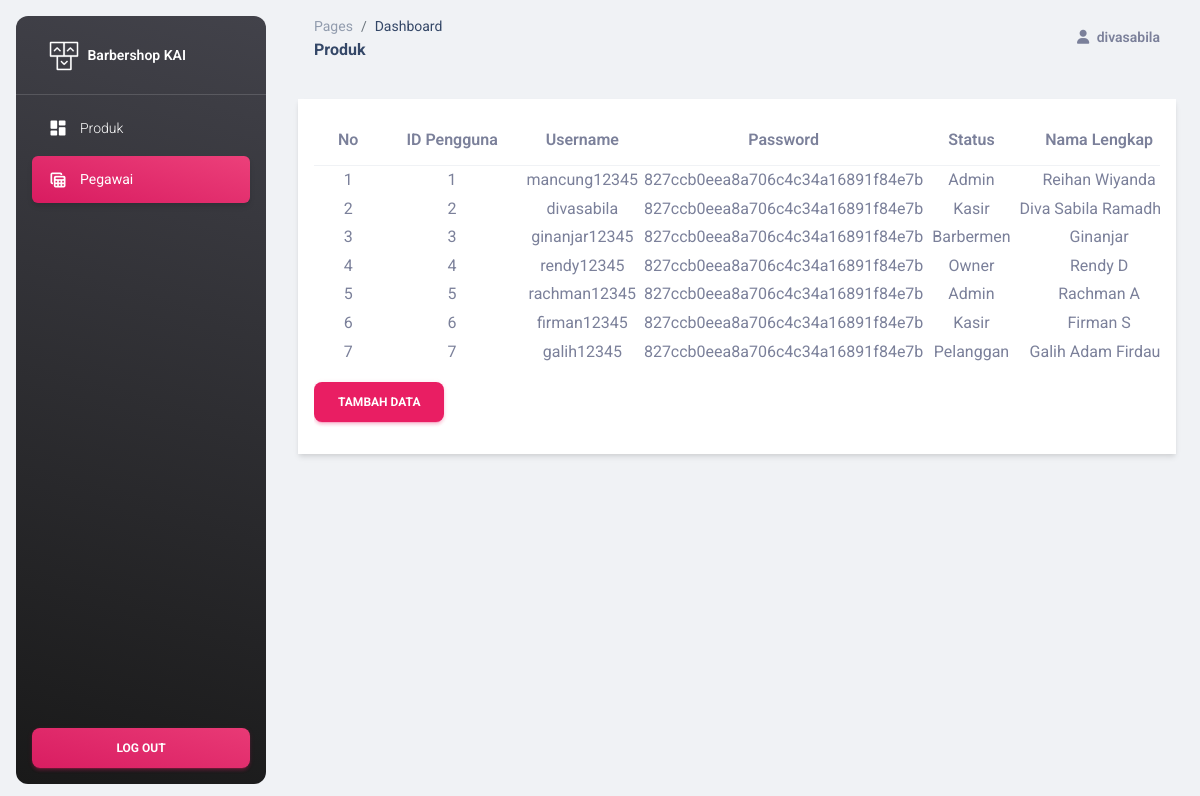
The app's page /admin/pegawai.php (signed in) with its own data.
### tables this page shows
CREATE TABLE `pengguna` (
  `id_Pengguna` int(255) NOT NULL,
  `Username` varchar(255) NOT NULL,
  `Password` varchar(255) NOT NULL,
  `Status` varchar(25) NOT NULL,
  `Nama_lengkap` varchar(255) NOT NULL
);

### admin/pegawai.php (the view, shortened to what this page needs)
<!DOCTYPE html>
<html lang="en">
<head>
    <link href="./assets/css/nucleo-icons.css" rel="stylesheet" />
    <link href="./assets/css/nucleo-svg.css" rel="stylesheet" />
    <link id="pagestyle" href="./assets/css/material-dashboard.css?v=3.0.0" rel="stylesheet" />
</head>
<?php
require '../koneksi.php';
?>
<body class="g-sidenav-show  bg-gray-200">
    <aside class="sidenav navbar navbar-vertical navbar-expand-xs border-0 border-radius-xl my-3 fixed-start ms-3   bg-gradient-dark" id="sidenav-main">
        <div class="sidenav-header">
            <a class="navbar-brand m-0" href="./index.php ">
                <img src="./assets/img/logo-ct.png" class="navbar-brand-img h-100" alt="main_logo">
                <span class="ms-1 font-weight-bold text-white">Barbershop KAI</span>
            </a>
        </div>
        <hr class="horizontal light mt-0 mb-2">
        <div class="collapse navbar-collapse  w-auto  max-height-vh-100" id="sidenav-collapse-main">
            <ul class="navbar-nav">
                <li class="nav-item">
                    <a class="nav-link text-white" href="./index.php">
                        <div class="text-white text-center me-2 d-flex align-items-center justify-content-center">
                            <i class="material-icons opacity-10">dashboard</i>
                        </div>
                        <span class="nav-link-text ms-1">Produk</span>
                    </a>
                </li>
                <li class="nav-item">
                    <a class="nav-link text-white active bg-gradient-primary" href="./pegawai.php">
                        <div class="text-white text-center me-2 d-flex align-items-center justify-content-center">
                            <i class="material-icons opacity-10">table_view</i>
                        </div>
                        <span class="nav-link-text ms-1">Pegawai</span>
                    </a>
                </li>
            </ul>
        </div>
        <div class="sidenav-footer position-absolute w-100 bottom-0 ">
            <div class="mx-3">
                <a class="btn bg-gradient-primary mt-4 w-100" href="logout.php" type="button">Log Out</a>
            </div>
        </div>
    </aside>
    <main class="main-content position-relative max-height-vh-100 h-100 border-radius-lg ">
        <nav class="navbar navbar-main navbar-expand-lg px-0 mx-4 shadow-none border-radius-xl" id="navbarBlur" navbar-scroll="true">
            <div class="container-fluid py-1 px-3">
                <nav aria-label="breadcrumb">
                    <ol class="breadcrumb bg-transparent mb-0 pb-0 pt-1 px-0 me-sm-6 me-5">
                        <li class="breadcrumb-item text-sm"><a class="opacity-5 text-dark" href="javascript:;">Pages</a></li>
                        <li class="breadcrumb-item text-sm text-dark active" aria-current="page">Dashboard</li>
                    </ol>
                    <h6 class="font-weight-bolder mb-0">Produk</h6>
                </nav>
                <ul class="navbar-nav  justify-content-end">
                    <li class="nav-item d-flex align-items-center">
                        <a href="javascript:;" class="nav-link text-body font-weight-bold px-0">
                            <i class="fa fa-user me-sm-1"></i>
                            <span class="d-sm-inline d-none"><?php echo $_SESSION['username']; ?></span>
                        </a>
                    </li>
                </ul>
            </div>
        </nav>
        <div class="container-fluid py-4">
            <div class="row">
                <div class="col mb-4">
                    <div class="main-content-inner">
                        <div class="container shadow p-3 mb-5 bg-body">
                            <div class="table-responsive">
                                <table class="table table-striped table-bordered border-primary table-hover" id="dataTables-example">
                                    <thead class="thead-dark text-center">
                                        <tr>
                                            <th>No</th>
                                            <th>ID Pengguna</th>
                                            <th>Username</th>
                                            <th>Password</th>
                                            <th>Status</th>
                                            <th>Nama Lengkap</th>
                                        </tr>
                                    </thead>
                                    <tbody>
                                        <?php
                                        $sql = mysqli_query($koneksi, "SELECT * FROM pengguna");
                                        if (mysqli_num_rows($sql) > 0) {
                                            $no = 1;
                                            while ($data = mysqli_fetch_assoc($sql)) {
                                                echo '
						<tr>
                            <td>' . $no . '</td>
							<td>' . $data['id_Pengguna'] . '</td>
							<td>' . $data['Username'] . '</td>
                            <td>' . md5($data['Password']) . '</td>
                            <td>' . $data['Status'] . '</td>
                            <td>' . $data['Nama_lengkap'] . '</td>
                            <td>
                            <a href="pegawai-edit.php?Id_Produk=' . $data['id_Pengguna'] . '" class="badge badge-warning">Edit</a>
                            <a href="pegawai-delete.php?Id_Produk=' . $data['id_Pengguna'] . '" class="badge badge-danger" onclick="return confirm(\'Yakin ingin menghapus data ini?\')">Delete</a>
                            </td>
						</tr>
						';
                                                $no++;
                                            }
                                        } else {
                                            echo '
					<tr>
						<td colspan="7">Tidak ada data.</td>
					</tr>
					';
                                        }
                                        ?>
                                </table>
                                <button class="btn btn-primary" onclick="location.href='admin-tambah.php'">Tambah Data</button>
                            </div>
                        </div>
                    </div>
                </div>
            </div>
        </div>
</body>
</html>

### records on screen
pengguna: id_Pengguna "1", Username "mancung12345", Password "827ccb0eea8a706c4c34a16891f84e7b", Status "Admin", Nama_lengkap "Reihan Wiyanda"
pengguna: id_Pengguna "2", Username "divasabila", Password "827ccb0eea8a706c4c34a16891f84e7b", Status "Kasir", Nama_lengkap "Diva Sabila…"
pengguna: id_Pengguna "3", Username "ginanjar12345", Password "827ccb0eea8a706c4c34a16891f84e7b", Status "Barbermen", Nama_lengkap "Ginanjar"
pengguna: id_Pengguna "4", Username "rendy12345", Password "827ccb0eea8a706c4c34a16891f84e7b", Status "Owner", Nama_lengkap "Rendy D"
pengguna: id_Pengguna "5", Username "rachman12345", Password "827ccb0eea8a706c4c34a16891f84e7b", Status "Admin", Nama_lengkap "Rachman A"
pengguna: id_Pengguna "6", Username "firman12345", Password "827ccb0eea8a706c4c34a16891f84e7b", Status "Kasir", Nama_lengkap "Firman S"
pengguna: id_Pengguna "7", Username "galih12345", Password "827ccb0eea8a706c4c34a16891f84e7b", Status "Pelanggan", Nama_lengkap "Galih Adam…"

### other values on screen
$_SESSION['username'] "divasabila"
